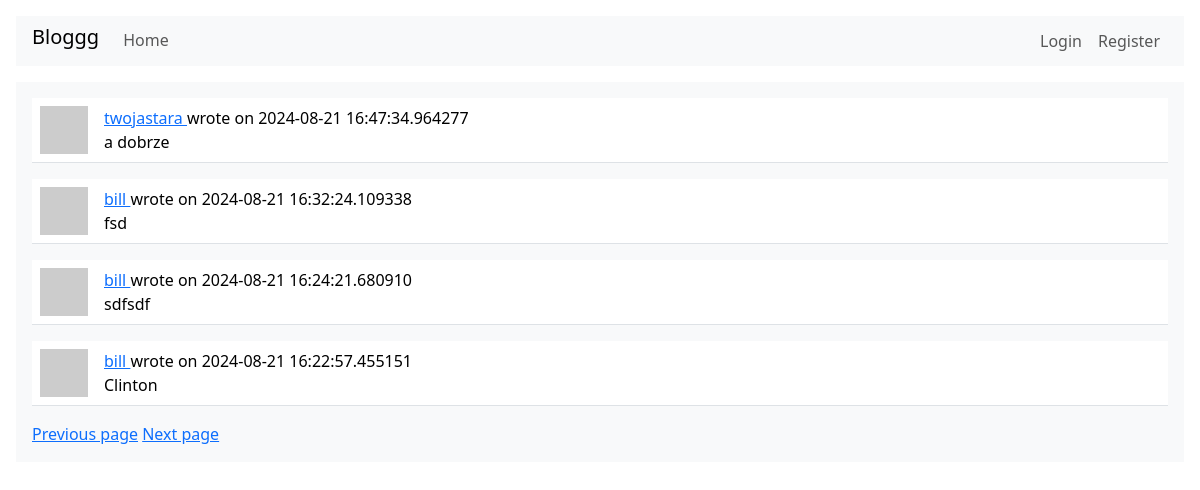
The app's page /index?page=2 with its own data.
### webapp/models.py (models this page shows, shortened)
class Post(db.Model):
    id:         sqo.Mapped[int] = sqo.mapped_column(primary_key=True)
    user_id:    sqo.Mapped[int] = sqo.mapped_column(sqa.ForeignKey(User.id), index=True)
    timestamp:  sqo.Mapped[datetime] = sqo.mapped_column(index=True, default=lambda: datetime.now(timezone.utc))
    title:      sqo.Mapped[str] = sqo.mapped_column(sqa.String(64), index=True)
    body:       sqo.Mapped[str] = sqo.mapped_column(sqa.String(4096))
    author:     sqo.Mapped[User] = sqo.relationship(back_populates='posts')

class User(UserMixin, db.Model):
    id:         sqo.Mapped[int] = sqo.mapped_column(primary_key=True)
    username:   sqo.Mapped[str] = sqo.mapped_column(sqa.String(64), index=True, unique=True)
    email:      sqo.Mapped[str] = sqo.mapped_column(sqa.String(128), index=True, unique=True)
    hashed_pass:sqo.Mapped[Optional[str]] = sqo.mapped_column(sqa.String(256))
    about:      sqo.Mapped[Optional[str]] = sqo.mapped_column(sqa.String(4096))
    last_seen:  sqo.Mapped[Optional[datetime]] = sqo.mapped_column(default=lambda: datetime.now(timezone.utc))
    posts:      sqo.WriteOnlyMapped['Post'] = sqo.relationship(back_populates='author')
    followers:  sqo.WriteOnlyMapped['User'] = sqo.relationship(
        secondary=followers_table, primaryjoin=(followers_table.c.followed_id == id),
        secondaryjoin=(followers_table.c.follower_id == id), back_populates='following'
    )
    following:   sqo.WriteOnlyMapped['User'] = sqo.relationship(
        secondary=followers_table, primaryjoin=(followers_table.c.follower_id == id),
        secondaryjoin=(followers_table.c.followed_id == id), back_populates='followers'
    )
    def avatar(self, size):
        hash = md5((self.username+self.email+str(2384129234)).encode('utf-8')).hexdigest()
        return f'https://www.gravatar.com/avatar/{hash}?d=identicon&s={size}'

### webapp/routes.py (the view)
@app.route('/', methods=['POST', 'GET'])
@app.route('/index', methods=['POST', 'GET'])
def index_page():
    page = request.args.get('page', 1, type=int)
    query = None
    post_form = None
    if current_user.is_authenticated:
        post_form = PostForm()
        if post_form.validate_on_submit():
            new_post = Post(title=post_form.title.data, body=post_form.text.data, author=current_user)
            db.session.add(new_post)
            db.session.commit()
            flash('Uploaded your post.')
            return redirect(url_for('index_page'))
        query = current_user.get_my_and_followers_posts_query()
    else:
        query = sqa.select(Post).order_by(Post.timestamp.desc())
    posts = db.paginate(query, page=page, per_page=app.config['POSTS_PER_PAGE'], error_out=False)
    next_url = url_for('index_page', page=posts.next_num) if posts.has_next else None
    prev_url = url_for('index_page', page=posts.prev_num) if posts.has_prev else None
    return render_template('index_page.html', title='Home page',
                    posts=posts, post_form=post_form, next_url=next_url, prev_url=prev_url)

### webapp/routes.py (called while the page is built)
@app.before_request
def before_request():
    if current_user.is_authenticated:
        current_user.last_seen = datetime.now(timezone.utc)
        db.session.commit()

### webapp/templates/index_page.html (shortened to what this page needs)
{% extends "base.html" %}
{% block content %}
    {% for post in posts %}
        {% include "sub_post.html" %}
    {% endfor %}
    {% if prev_url %}
        <a href="{{ prev_url }}">Previous page</a>
    {% endif %}
    {% if next_url %}
        <a href="{{ next_url }}">Next page</a>
    {% endif %}
{% endblock %}

### webapp/templates/sub_post.html
<table class="table table-hover">
    <tr>
        <td width="64px">
            <a href="{{ url_for('user_page', username=post.author.username) }}">
                <img src="{{ post.author.avatar(64) }}" class="img-fluid">
            </a>
        </td>
        <td>
            <a href="{{ url_for('user_page', username=post.author.username) }}">
                {{ post.author.username }}
            </a>
            wrote on {{ post.timestamp }}
            <br>
            {{ post.body }}
        </td>
    </tr>
</table>

### records on screen
Post: author.username "twojastara", timestamp "2024-08-21 16:47:34.964277", body "a dobrze"
Post: author.username "bill", timestamp "2024-08-21 16:32:24.109338", body "fsd"
Post: author.username "bill", timestamp "2024-08-21 16:24:21.680910", body "sdfsdf"
Post: author.username "bill", timestamp "2024-08-21 16:22:57.455151", body "Clinton"
